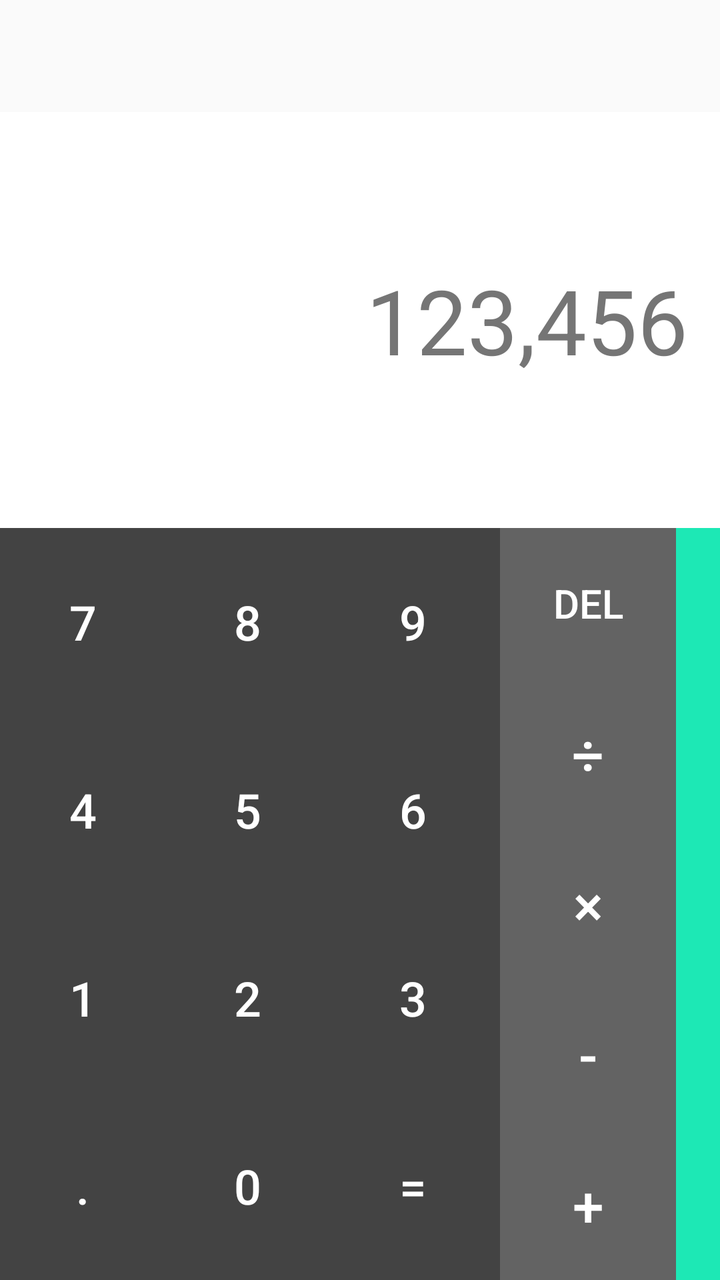
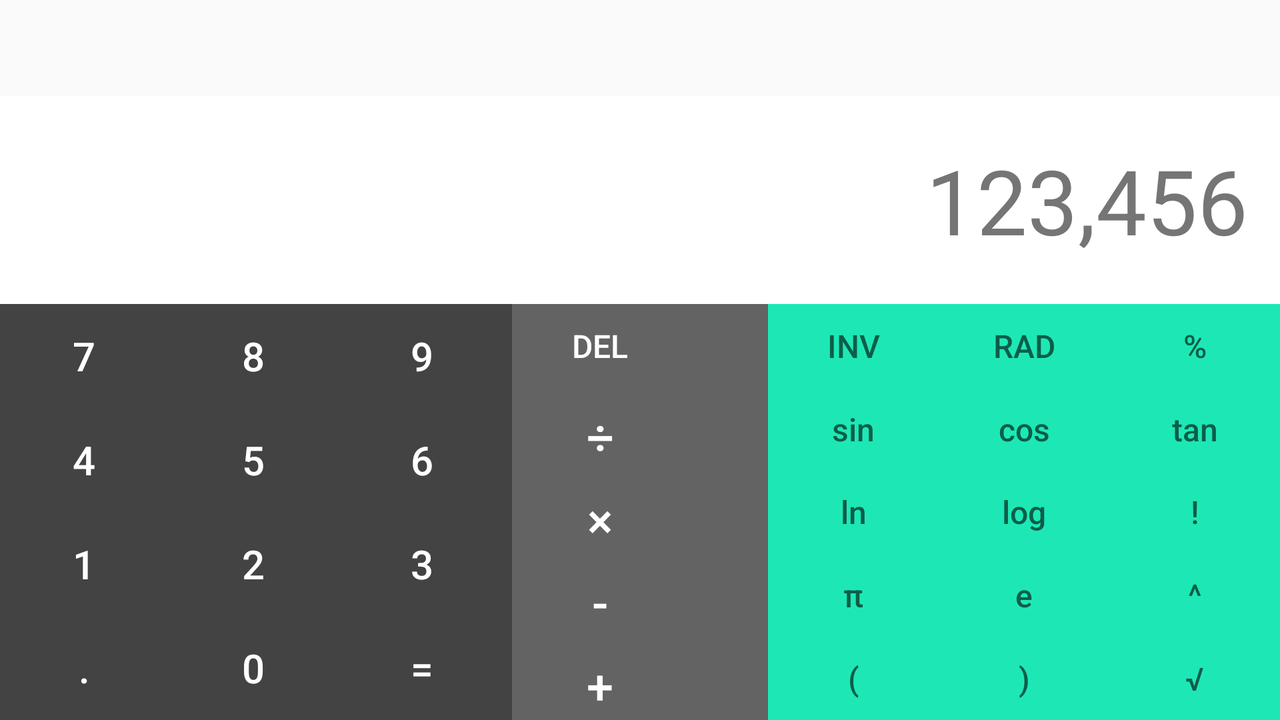

The same Android screen from two of the app's own layout files: first res/layout/ as a phone draws it, then the repository's variant for another configuration, drawn on a device whose configuration selects that folder. Both files follow.
<!-- AndroidManifest.xml: application theme AppTheme -->
<!-- res/layout/main_content.xml -->
<?xml version="1.0" encoding="utf-8"?>
<LinearLayout xmlns:android="http://schemas.android.com/apk/res/android"
    xmlns:tools="http://schemas.android.com/tools"
    android:layout_width="match_parent"
    android:layout_height="match_parent"
    android:orientation="vertical"
    android:layout_marginTop="?attr/actionBarSize">

   <include layout="@layout/equation_holder_tv"/>


    <android.support.v4.widget.DrawerLayout
        android:id="@+id/drawerLayout"
        android:layout_gravity="bottom"
        android:layout_width="match_parent"
        android:layout_height="@dimen/calculator_main_content_height">



        <LinearLayout
            android:layout_width="match_parent"
            android:layout_height="match_parent"
            android:baselineAligned="false">

            <include
                android:layout_width="0dp"
                android:layout_height="match_parent"
                android:layout_weight="1"
                layout="@layout/calculator_numbers" />

            <include layout="@layout/calculator_math_operators"/>


            <View
                android:id="@+id/drawerHandle"
                android:layout_width="22dp"
                android:layout_height="match_parent"
                android:background="@color/calculator_scientific_operators_background" />


        </LinearLayout>
        <include layout="@layout/calculator_scientific_operator"
            android:layout_width="@dimen/drawer_width"
            android:layout_height="match_parent"
            android:layout_gravity="end"
            />



    </android.support.v4.widget.DrawerLayout>

</LinearLayout>
<!-- res/layout/equation_holder_tv.xml (included above) -->
<?xml version="1.0" encoding="utf-8"?>
<TextView android:id="@+id/equation_holder_tv"
    xmlns:android="http://schemas.android.com/apk/res/android"
    style="@style/calculator_equation_holder_tv_style"
    android:layout_weight="1"
    tools:text="123,456"
    xmlns:tools="http://schemas.android.com/tools">

</TextView>
<!-- res/layout/calculator_numbers.xml (included above) -->
<?xml version="1.0" encoding="utf-8"?>
<android.support.constraint.ConstraintLayout xmlns:android="http://schemas.android.com/apk/res/android"
    xmlns:app="http://schemas.android.com/apk/res-auto"
    xmlns:tools="http://schemas.android.com/tools"
    android:layout_width="match_parent"
    android:layout_height="match_parent"
    android:background="@color/calculator_numbers_background_color">


    <Button
        android:id="@+id/digit_7"
        style="@style/calculator_number_button_style"
        android:text="7"
        app:layout_constraintHeight_default="percent"
        app:layout_constraintHeight_percent="0.25"
        app:layout_constraintTop_toTopOf="parent"
        app:layout_constraintStart_toStartOf="parent"
        app:layout_constraintWidth_default="percent"
        app:layout_constraintWidth_percent="0.33" />


    <Button
        android:id="@+id/digit_8"
        style="@style/calculator_number_button_style"
        android:text="8"
        app:layout_constraintHeight_default="percent"
        app:layout_constraintHeight_percent="0.25"
        app:layout_constraintStart_toEndOf="@+id/digit_7"
        app:layout_constraintTop_toTopOf="@id/digit_7"
        app:layout_constraintWidth_default="percent"
        app:layout_constraintWidth_percent="0.33" />


    <Button
        android:id="@+id/digit_9"
        style="@style/calculator_number_button_style"
        android:text="9"
        app:layout_constraintHeight_default="percent"
        app:layout_constraintHeight_percent="0.25"
        app:layout_constraintStart_toEndOf="@+id/digit_8"
        app:layout_constraintTop_toTopOf="@id/digit_8"
        app:layout_constraintWidth_default="percent"
        app:layout_constraintWidth_percent="0.33"/>


    <Button
        android:id="@+id/digit_4"
        style="@style/calculator_number_button_style"
        android:text="4"
        app:layout_constraintHeight_default="percent"
        app:layout_constraintHeight_percent="0.25"
        app:layout_constraintTop_toBottomOf="@id/digit_7"
        app:layout_constraintLeft_toLeftOf="@id/digit_7"
        app:layout_constraintWidth_default="percent"
        app:layout_constraintWidth_percent="0.33"/>


    <Button
        android:id="@+id/digit_5"
        style="@style/calculator_number_button_style"
        android:text="5"
        app:layout_constraintHeight_default="percent"
        app:layout_constraintHeight_percent="0.25"
        app:layout_constraintStart_toEndOf="@+id/digit_4"
        app:layout_constraintTop_toBottomOf="@id/digit_8"
        app:layout_constraintWidth_default="percent"
        app:layout_constraintWidth_percent="0.33"/>


    <Button
        android:id="@+id/digit_6"
        style="@style/calculator_number_button_style"
        android:text="6"
        app:layout_constraintHeight_default="percent"
        app:layout_constraintHeight_percent="0.25"
        app:layout_constraintStart_toEndOf="@+id/digit_5"
        app:layout_constraintTop_toBottomOf="@id/digit_9"
        app:layout_constraintWidth_default="percent"
        app:layout_constraintWidth_percent="0.33"/>


    <Button
        android:id="@+id/digit_1"
        style="@style/calculator_number_button_style"
        android:text="1"
        app:layout_constraintHeight_default="percent"
        app:layout_constraintHeight_percent="0.25"
        app:layout_constraintStart_toStartOf="@+id/digit_4"
        app:layout_constraintTop_toBottomOf="@id/digit_4"
        app:layout_constraintWidth_default="percent"
        app:layout_constraintWidth_percent="0.33"/>


    <Button
        android:id="@+id/digit_2"
        style="@style/calculator_number_button_style"
        android:text="2"
        app:layout_constraintHeight_default="percent"
        app:layout_constraintHeight_percent="0.25"
        app:layout_constraintStart_toEndOf="@+id/digit_1"
        app:layout_constraintTop_toBottomOf="@id/digit_5"
        app:layout_constraintWidth_default="percent"
        app:layout_constraintWidth_percent="0.33"/>


    <Button
        android:id="@+id/digit_3"
        style="@style/calculator_number_button_style"
        android:text="3"
        app:layout_constraintHeight_default="percent"
        app:layout_constraintHeight_percent="0.25"
        app:layout_constraintStart_toEndOf="@+id/digit_2"
        app:layout_constraintTop_toBottomOf="@id/digit_6"
        app:layout_constraintWidth_default="percent"
        app:layout_constraintWidth_percent="0.33"/>


    <Button
        android:id="@+id/digit_dot"
        style="@style/calculator_number_button_style"
        android:text="."
        app:layout_constraintHeight_default="percent"
        app:layout_constraintHeight_percent="0.25"
        app:layout_constraintStart_toStartOf="@+id/digit_1"
        app:layout_constraintTop_toBottomOf="@id/digit_1"
        app:layout_constraintWidth_default="percent"
        app:layout_constraintWidth_percent="0.33"/>


    <Button
        android:id="@+id/digit_0"
        style="@style/calculator_number_button_style"
        android:text="0"
        app:layout_constraintHeight_default="percent"
        app:layout_constraintHeight_percent="0.25"
        app:layout_constraintStart_toEndOf="@+id/digit_dot"
        app:layout_constraintTop_toBottomOf="@id/digit_2"
        app:layout_constraintWidth_default="percent"
        app:layout_constraintWidth_percent="0.33"/>


    <Button
        android:id="@+id/equal_operator"
        style="@style/calculator_number_button_style"
        android:text="="
        app:layout_constraintHeight_default="percent"
        app:layout_constraintHeight_percent="0.25"
        app:layout_constraintStart_toEndOf="@+id/digit_0"
        app:layout_constraintTop_toBottomOf="@id/digit_3"
        app:layout_constraintWidth_default="percent"
        app:layout_constraintWidth_percent="0.33"/>


</android.support.constraint.ConstraintLayout>
<!-- res/layout/calculator_math_operators.xml (included above) -->
<?xml version="1.0" encoding="utf-8"?>
<android.support.constraint.ConstraintLayout xmlns:android="http://schemas.android.com/apk/res/android"
    android:layout_width="wrap_content"
    android:layout_height="match_parent"
    xmlns:app="http://schemas.android.com/apk/res-auto"
    android:background="@color/calculator_math_operators_background">

    <Button
        android:id="@+id/del_button"
        style="@style/calculator_math_operator_button_style"
        android:text="DEL"
        android:textSize="@dimen/calculator_scientific_operator_button_text_size"
        app:layout_constraintHeight_default="percent"
        app:layout_constraintHeight_percent="0.2"
        app:layout_constraintStart_toStartOf="parent"
        app:layout_constraintTop_toTopOf="parent"/>

    <Button
        android:id="@+id/operator_divide"
        style="@style/calculator_math_operator_button_style"
        android:text="÷"
        app:layout_constraintHeight_default="percent"
        app:layout_constraintHeight_percent="0.2"
        app:layout_constraintStart_toStartOf="@id/del_button"
        app:layout_constraintTop_toBottomOf="@id/del_button"/>

    <Button
        android:id="@+id/operator_multiply"
        style="@style/calculator_math_operator_button_style"
        android:text="×"
        app:layout_constraintHeight_default="percent"
        app:layout_constraintHeight_percent="0.2"
        app:layout_constraintStart_toStartOf="@id/operator_divide"
        app:layout_constraintTop_toBottomOf="@id/operator_divide"/>

    <Button
        android:id="@+id/operator_subtract"
        style="@style/calculator_math_operator_button_style"
        android:text="-"
        app:layout_constraintHeight_default="percent"
        app:layout_constraintHeight_percent="0.2"
        app:layout_constraintStart_toStartOf="@id/operator_multiply"
        app:layout_constraintTop_toBottomOf="@id/operator_multiply"/>

    <Button
        android:id="@+id/operator_plus"
        style="@style/calculator_math_operator_button_style"
        android:text="+"
        app:layout_constraintHeight_default="percent"
        app:layout_constraintHeight_percent="0.2"
        app:layout_constraintStart_toStartOf="@id/operator_subtract"
        app:layout_constraintTop_toBottomOf="@id/operator_subtract"/>


</android.support.constraint.ConstraintLayout>
<!-- res/layout/calculator_scientific_operator.xml (included above) -->
<?xml version="1.0" encoding="utf-8"?>
<android.support.constraint.ConstraintLayout
    android:id="@+id/calculator_scientific_operators_container"
    xmlns:android="http://schemas.android.com/apk/res/android"
    xmlns:app="http://schemas.android.com/apk/res-auto"
    android:layout_width="@dimen/drawer_width"
    android:layout_height="match_parent"
    android:background="@color/calculator_scientific_operators_background">


    <Button
        android:id="@+id/operator_inv"
        style="@style/calculator_scientific_operator_button_style"
        android:text="INV"
        app:layout_constraintHeight_default="percent"
        app:layout_constraintHeight_percent="0.2"
        app:layout_constraintStart_toStartOf="parent"
        app:layout_constraintTop_toTopOf="parent"
        app:layout_constraintWidth_default="percent"
        app:layout_constraintWidth_percent="0.33333333" />


    <Button
        android:id="@+id/operator_RAD"
        style="@style/calculator_scientific_operator_button_style"
        android:text="RAD"
        app:layout_constraintHeight_default="percent"
        app:layout_constraintHeight_percent="0.2"
        app:layout_constraintStart_toEndOf="@id/operator_inv"
        app:layout_constraintTop_toTopOf="@id/operator_inv"
        app:layout_constraintWidth_default="percent"
        app:layout_constraintWidth_percent="0.33333333" />


    <Button
        android:id="@+id/operator_percent"
        style="@style/calculator_scientific_operator_button_style"
        android:text="%"
        app:layout_constraintHeight_default="percent"
        app:layout_constraintHeight_percent="0.2"
        app:layout_constraintStart_toEndOf="@id/operator_RAD"
        app:layout_constraintTop_toTopOf="@id/operator_RAD"
        app:layout_constraintWidth_default="percent"
        app:layout_constraintWidth_percent="0.33333333" />


    <Button
        android:id="@+id/operator_sin"
        style="@style/calculator_scientific_operator_button_style"
        android:text="sin"
        app:layout_constraintHeight_default="percent"
        app:layout_constraintHeight_percent="0.2"
        app:layout_constraintStart_toStartOf="@id/operator_inv"
        app:layout_constraintTop_toBottomOf="@id/operator_inv"
        app:layout_constraintWidth_default="percent"
        app:layout_constraintWidth_percent="0.33333333" />


    <Button
        android:id="@+id/operator_cos"
        style="@style/calculator_scientific_operator_button_style"
        android:text="cos"
        app:layout_constraintHeight_default="percent"
        app:layout_constraintHeight_percent="0.2"
        app:layout_constraintStart_toEndOf="@id/operator_sin"
        app:layout_constraintTop_toBottomOf="@id/operator_RAD"
        app:layout_constraintWidth_default="percent"
        app:layout_constraintWidth_percent="0.33333333" />


    <Button
        android:id="@+id/operator_tan"
        style="@style/calculator_scientific_operator_button_style"
        android:text="tan"
        app:layout_constraintHeight_default="percent"
        app:layout_constraintHeight_percent="0.2"
        app:layout_constraintStart_toEndOf="@id/operator_cos"
        app:layout_constraintTop_toBottomOf="@id/operator_percent"
        app:layout_constraintWidth_default="percent"
        app:layout_constraintWidth_percent="0.33333333" />


    <Button
        android:id="@+id/operator_ln"
        style="@style/calculator_scientific_operator_button_style"
        android:text="ln"
        app:layout_constraintHeight_default="percent"
        app:layout_constraintHeight_percent="0.2"
        app:layout_constraintStart_toStartOf="@id/operator_sin"
        app:layout_constraintTop_toBottomOf="@id/operator_sin"
        app:layout_constraintWidth_default="percent"
        app:layout_constraintWidth_percent="0.33333333" />


    <Button
        android:id="@+id/operator_log"
        style="@style/calculator_scientific_operator_button_style"
        android:text="log"
        app:layout_constraintHeight_default="percent"
        app:layout_constraintHeight_percent="0.2"
        app:layout_constraintStart_toEndOf="@id/operator_ln"
        app:layout_constraintTop_toBottomOf="@id/operator_cos"
        app:layout_constraintWidth_default="percent"
        app:layout_constraintWidth_percent="0.33333333" />


    <Button
        android:id="@+id/operator_exclamation_mark"
        style="@style/calculator_scientific_operator_button_style"
        android:text="!"
        app:layout_constraintHeight_default="percent"
        app:layout_constraintHeight_percent="0.2"
        app:layout_constraintStart_toEndOf="@id/operator_log"
        app:layout_constraintTop_toBottomOf="@id/operator_tan"
        app:layout_constraintWidth_default="percent"
        app:layout_constraintWidth_percent="0.33333333" />


    <Button
        android:id="@+id/operator_pi"
        style="@style/calculator_scientific_operator_button_style"
        android:text="π"
        app:layout_constraintHeight_default="percent"
        app:layout_constraintHeight_percent="0.2"
        app:layout_constraintStart_toStartOf="@id/operator_ln"
        app:layout_constraintTop_toBottomOf="@id/operator_ln"
        app:layout_constraintWidth_default="percent"
        app:layout_constraintWidth_percent="0.33333333" />


    <Button
        android:id="@+id/operator_e"
        style="@style/calculator_scientific_operator_button_style"
        android:text="e"
        app:layout_constraintHeight_default="percent"
        app:layout_constraintHeight_percent="0.2"
        app:layout_constraintStart_toEndOf="@id/operator_pi"
        app:layout_constraintTop_toBottomOf="@id/operator_log"
        app:layout_constraintWidth_default="percent"
        app:layout_constraintWidth_percent="0.33333333" />


    <Button
        android:id="@+id/operator_hat"
        style="@style/calculator_scientific_operator_button_style"
        android:text="^"
        app:layout_constraintHeight_default="percent"
        app:layout_constraintHeight_percent="0.2"
        app:layout_constraintStart_toEndOf="@id/operator_e"
        app:layout_constraintTop_toBottomOf="@id/operator_exclamation_mark"
        app:layout_constraintWidth_default="percent"
        app:layout_constraintWidth_percent="0.33333333" />


    <Button
        android:id="@+id/operator_bracket_open"
        style="@style/calculator_scientific_operator_button_style"
        android:text="("
        app:layout_constraintHeight_default="percent"
        app:layout_constraintHeight_percent="0.2"
        app:layout_constraintStart_toStartOf="@id/operator_pi"
        app:layout_constraintTop_toBottomOf="@id/operator_pi"
        app:layout_constraintWidth_default="percent"
        app:layout_constraintWidth_percent="0.33333333" />


    <Button
        android:id="@+id/operator_bracket_close"
        style="@style/calculator_scientific_operator_button_style"
        android:text=")"
        app:layout_constraintHeight_default="percent"
        app:layout_constraintHeight_percent="0.2"
        app:layout_constraintStart_toEndOf="@id/operator_bracket_open"
        app:layout_constraintTop_toBottomOf="@id/operator_e"
        app:layout_constraintWidth_default="percent"
        app:layout_constraintWidth_percent="0.33333333" />


    <Button
        android:id="@+id/operator_square_root"
        style="@style/calculator_scientific_operator_button_style"
        android:text="√"
        app:layout_constraintHeight_default="percent"
        app:layout_constraintHeight_percent="0.2"
        app:layout_constraintStart_toEndOf="@id/operator_bracket_close"
        app:layout_constraintTop_toBottomOf="@id/operator_hat"
        app:layout_constraintWidth_default="percent"
        app:layout_constraintWidth_percent="0.33333333" />


</android.support.constraint.ConstraintLayout>
<!-- resources referenced by this layout -->
<resources>
  <color name="calculator_math_operators_background">#636363</color>
  <color name="calculator_numbers_background_color">#434343</color>
  <color name="calculator_scientific_operators_background">#1de8b5</color>
  <dimen name="calculator_main_content_height">376dp</dimen>
  <dimen name="calculator_scientific_operator_button_text_size">20sp</dimen>
  <dimen name="drawer_width">320dp</dimen>
  <style name="calculator_equation_holder_tv_style">
          <item name="android:layout_width">match_parent</item>
          <item name="android:layout_height">0dp</item>
          <item name="android:background">@android:color/white</item>
          <item name="android:gravity">center|end</item>
          <item name="android:textSize">@dimen/calculator_equation_holder_tv_text_size</item>
          <item name="android:textColor">@color/calculator_equation_holder_text_color</item>
          <item name="android:padding">@dimen/content_key_line</item>
  
      </style>
  <style name="calculator_math_operator_button_style">
          <item name="android:layout_width">wrap_content</item>
          <item name="android:layout_height">0dp</item>
          
          <item name="android:background">?android:selectableItemBackgroundBorderless</item>
          <item name="android:gravity">center</item>
          <item name="android:textSize">@dimen/calculator_math_operator_button_text_size</item>
          <item name="android:textColor">@android:color/white</item>
          <item name="android:padding">@dimen/calculator_math_operator_button_padding</item>
  
      </style>
  <style name="calculator_number_button_style">
          <item name="android:layout_width">0dp</item>
          <item name="android:layout_height">0dp</item>
          
          <item name="android:background">?android:selectableItemBackgroundBorderless</item>
          <item name="android:gravity">center</item>
          <item name="android:textSize">@dimen/calculator_number_button_text_size</item>
          <item name="android:textColor">@android:color/white</item>
  
      </style>
  <style name="calculator_scientific_operator_button_style">
          <item name="android:layout_width">0dp</item>
          <item name="android:layout_height">0dp</item>
          <item name="android:background">?android:selectableItemBackgroundBorderless</item>
  
          
          <item name="android:gravity">center</item>
          <item name="android:textSize">@dimen/calculator_scientific_operator_button_text_size</item>
          <item name="android:textColor">@color/calculator_scientific_operator_button_text_color</item>
          <item name="android:padding">@dimen/calculator_math_operator_button_padding</item>
          <item name="android:textAllCaps">false</item>
  
      </style>
  <style name="AppTheme" parent="Theme.AppCompat.Light.NoActionBar">
          
          <item name="colorPrimary">@color/colorPrimary</item>
          <item name="colorPrimaryDark">@color/colorPrimaryDark</item>
          <item name="colorAccent">@color/colorAccent</item>
          <item name="colorControlHighlight">@color/rippleColor</item>
  
      </style>
  <dimen name="calculator_equation_holder_tv_text_size">45sp</dimen>
  <color name="calculator_equation_holder_text_color">#757575</color>
  <dimen name="content_key_line">16dp</dimen>
  <dimen name="calculator_math_operator_button_text_size">28sp</dimen>
  <dimen name="calculator_math_operator_button_padding">8dp</dimen>
  <dimen name="calculator_number_button_text_size">24sp</dimen>
  <color name="calculator_scientific_operator_button_text_color">#0C5D49</color>
  <color name="colorPrimary">#3F51B5</color>
  <color name="colorPrimaryDark">#303F9F</color>
  <color name="colorAccent">#FF4081</color>
  <color name="rippleColor">#808080</color>
</resources>
<!-- res/layout-land/main_content.xml (the repository's variant of the layout above) -->
<!-- drawn on the phone turned sideways -->
<?xml version="1.0" encoding="utf-8"?>
<LinearLayout xmlns:android="http://schemas.android.com/apk/res/android"
    android:layout_width="match_parent"
    android:layout_height="match_parent"
    android:orientation="vertical"
    android:layout_marginTop="?attr/actionBarSize">

   <include layout="@layout/equation_holder_tv"/>

    <LinearLayout
        android:layout_width="match_parent"
        android:layout_height="@dimen/calculator_main_content_height"
        android:orientation="horizontal">

        <include
            android:layout_width="0dp"
            android:layout_height="match_parent"
            android:layout_weight="2"
            layout="@layout/calculator_numbers"/>

        <include
            android:layout_width="0dp"
            android:layout_height="match_parent"
            android:layout_weight="1"
            layout="@layout/calculator_math_operators"/>
        <include
            android:layout_width="0dp"
            android:layout_height="match_parent"
            android:layout_weight="2"
            layout="@layout/calculator_scientific_operator"/>

    </LinearLayout>

</LinearLayout>
<!-- resources referenced by the variant -->
<!-- as the phone turned sideways resolves them -->
<resources>
  <color name="calculator_math_operators_background">#636363</color>
  <color name="calculator_numbers_background_color">#434343</color>
  <color name="calculator_scientific_operators_background">#1de8b5</color>
  <!-- from res/values-land/ -->
  <dimen name="calculator_main_content_height">208dp</dimen>
  <!-- from res/values-land/ -->
  <dimen name="calculator_scientific_operator_button_text_size">16sp</dimen>
  <!-- from res/values-land/ -->
  <dimen name="drawer_width">320dp</dimen>
  <style name="calculator_equation_holder_tv_style">
          <item name="android:layout_width">match_parent</item>
          <item name="android:layout_height">0dp</item>
          <item name="android:background">@android:color/white</item>
          <item name="android:gravity">center|end</item>
          <item name="android:textSize">@dimen/calculator_equation_holder_tv_text_size</item>
          <item name="android:textColor">@color/calculator_equation_holder_text_color</item>
          <item name="android:padding">@dimen/content_key_line</item>
  
      </style>
  <style name="calculator_math_operator_button_style">
          <item name="android:layout_width">wrap_content</item>
          <item name="android:layout_height">0dp</item>
          
          <item name="android:background">?android:selectableItemBackgroundBorderless</item>
          <item name="android:gravity">center</item>
          <item name="android:textSize">@dimen/calculator_math_operator_button_text_size</item>
          <item name="android:textColor">@android:color/white</item>
          <item name="android:padding">@dimen/calculator_math_operator_button_padding</item>
  
      </style>
  <style name="calculator_number_button_style">
          <item name="android:layout_width">0dp</item>
          <item name="android:layout_height">0dp</item>
          
          <item name="android:background">?android:selectableItemBackgroundBorderless</item>
          <item name="android:gravity">center</item>
          <item name="android:textSize">@dimen/calculator_number_button_text_size</item>
          <item name="android:textColor">@android:color/white</item>
  
      </style>
  <style name="calculator_scientific_operator_button_style">
          <item name="android:layout_width">0dp</item>
          <item name="android:layout_height">0dp</item>
          <item name="android:background">?android:selectableItemBackgroundBorderless</item>
  
          
          <item name="android:gravity">center</item>
          <item name="android:textSize">@dimen/calculator_scientific_operator_button_text_size</item>
          <item name="android:textColor">@color/calculator_scientific_operator_button_text_color</item>
          <item name="android:padding">@dimen/calculator_math_operator_button_padding</item>
          <item name="android:textAllCaps">false</item>
  
      </style>
  <style name="AppTheme" parent="Theme.AppCompat.Light.NoActionBar">
          
          <item name="colorPrimary">@color/colorPrimary</item>
          <item name="colorPrimaryDark">@color/colorPrimaryDark</item>
          <item name="colorAccent">@color/colorAccent</item>
          <item name="colorControlHighlight">@color/rippleColor</item>
  
      </style>
  <dimen name="calculator_equation_holder_tv_text_size">45sp</dimen>
  <color name="calculator_equation_holder_text_color">#757575</color>
  <!-- from res/values-land/ -->
  <dimen name="content_key_line">16dp</dimen>
  <!-- from res/values-land/ -->
  <dimen name="calculator_math_operator_button_text_size">24sp</dimen>
  <!-- from res/values-land/ -->
  <dimen name="calculator_math_operator_button_padding">8dp</dimen>
  <!-- from res/values-land/ -->
  <dimen name="calculator_number_button_text_size">20sp</dimen>
  <color name="calculator_scientific_operator_button_text_color">#0C5D49</color>
  <color name="colorPrimary">#3F51B5</color>
  <color name="colorPrimaryDark">#303F9F</color>
  <color name="colorAccent">#FF4081</color>
  <color name="rippleColor">#808080</color>
</resources>
